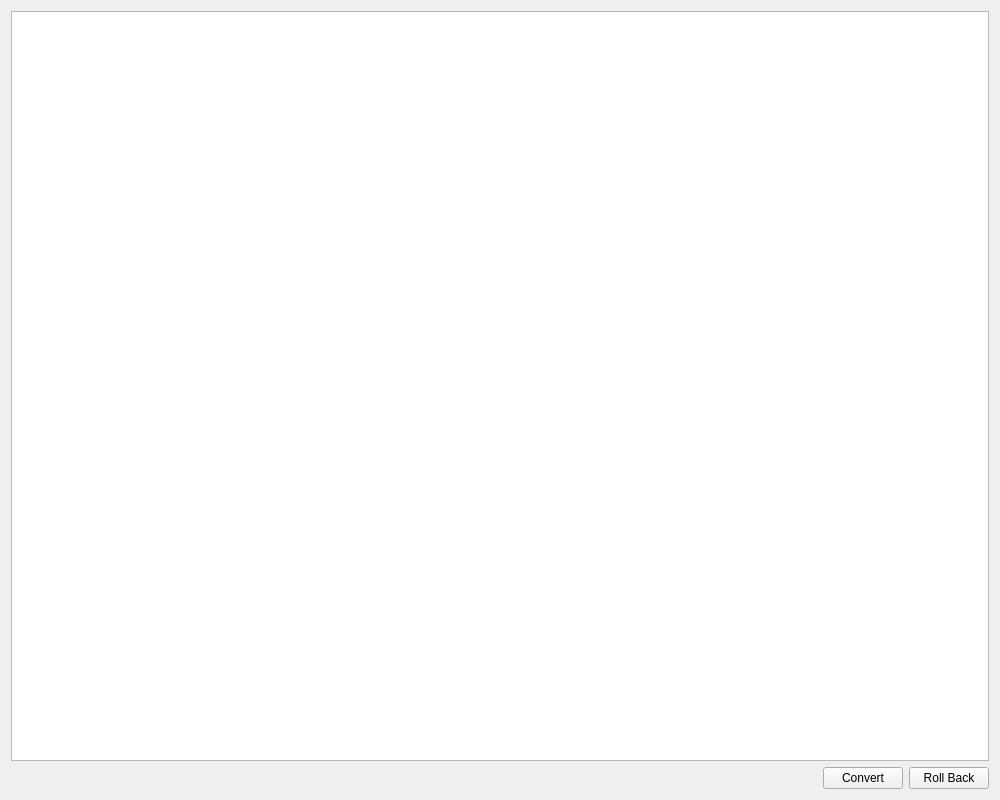
<?xml version="1.0" encoding="UTF-8"?>
<ui version="4.0">
 <class>Widget</class>
 <widget class="QWidget" name="Widget">
  <property name="geometry">
   <rect>
    <x>0</x>
    <y>0</y>
    <width>1000</width>
    <height>800</height>
   </rect>
  </property>
  <property name="minimumSize">
   <size>
    <width>1000</width>
    <height>800</height>
   </size>
  </property>
  <property name="maximumSize">
   <size>
    <width>1000</width>
    <height>800</height>
   </size>
  </property>
  <property name="windowTitle">
   <string>ConvertIssueList</string>
  </property>
  <layout class="QGridLayout" name="gridLayout">
   <item row="0" column="0">
    <layout class="QVBoxLayout" name="verticalLayout">
     <item>
      <widget class="QTextEdit" name="IssueListEdit"/>
     </item>
     <item>
      <layout class="QHBoxLayout" name="horizontalLayout">
       <item>
        <spacer name="horizontalSpacer">
         <property name="orientation">
          <enum>Qt::Horizontal</enum>
         </property>
         <property name="sizeHint" stdset="0">
          <size>
           <width>40</width>
           <height>20</height>
          </size>
         </property>
        </spacer>
       </item>
       <item>
        <widget class="QPushButton" name="ConvertButton">
         <property name="text">
          <string>Convert</string>
         </property>
        </widget>
       </item>
       <item>
        <widget class="QPushButton" name="pushButton">
         <property name="text">
          <string>Roll Back</string>
         </property>
        </widget>
       </item>
      </layout>
     </item>
    </layout>
   </item>
  </layout>
 </widget>
 <layoutdefault spacing="6" margin="11"/>
 <resources/>
 <connections/>
</ui>
